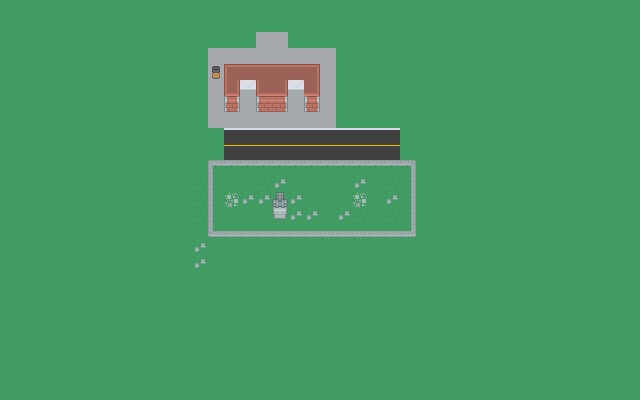

This is a level from a 2D game, rendered from its Tiled map with the project's own tilesets. A one-line summary and the map file follow, with tile-layer data summarised:
An orthogonal 40x25 tile map with 16x16 px tiles, 3 tile layers (background, background overlay, collision) and 2 objects (2x mob).

<map version="1.2" tiledversion="1.3.4" orientation="orthogonal" renderorder="right-down" width="40" height="25" tilewidth="16" tileheight="16" infinite="0" nextlayerid="5" nextobjectid="3">
 <editorsettings>
  <export target="../../public/assets/world_map.json" format="json" />
 </editorsettings>
 <tileset firstgid="1" source="city.tsx" />
 <layer id="1" name="background" width="40" height="25">
  <data>[1000 cells, 998 non-empty, 16 distinct tile ids]</data>
 </layer>
 <layer id="4" name="background overlay" width="40" height="25">
  <data>[1000 cells, 64 non-empty, 14 distinct tile ids]</data>
 </layer>
 <layer id="2" name="collision" width="40" height="25">
  <data>[1000 cells, 7 non-empty, 5 distinct tile ids]</data>
 </layer>
 <objectgroup id="3" name="objects">
  <object id="1" name="Kimchi" type="mob" x="256" y="112" width="16" height="16">
   <properties>
    <property name="AI" value="simple" />
    <property name="hasDialog" value="dialog_kimchi" />
    <property name="resourceID" value="hard_hat" />
   </properties>
  </object>
  <object id="2" name="Janet" type="mob" x="320" y="208" width="16" height="16">
   <properties>
    <property name="AI" value="simple" />
    <property name="hasDialog" value="dialog_janet" />
    <property name="resourceID" value="girl_bow" />
   </properties>
  </object>
 </objectgroup>
</map>
